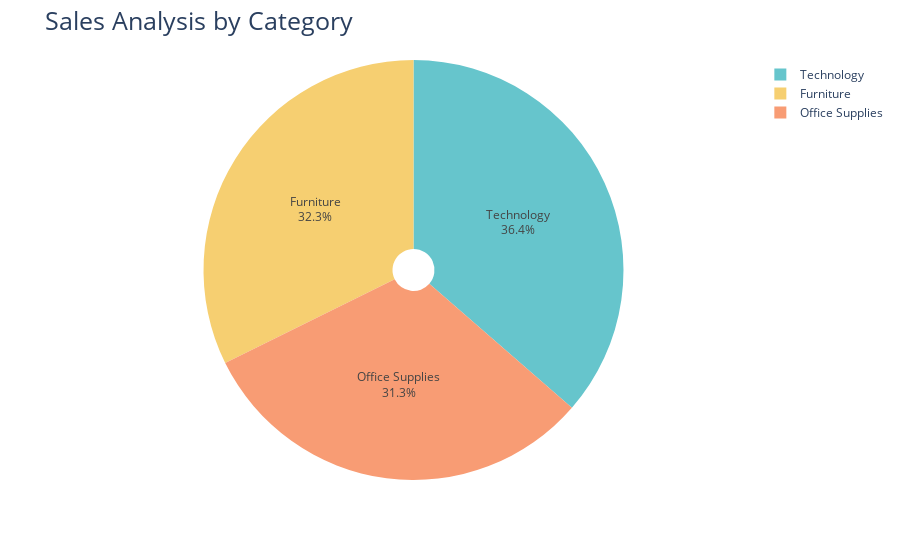

Notebook code for this chart:
### Markdown cell above
<!-- Sales Analysis By Category -->

### Code cell
sales_by_category = data.groupby('Category')['Sales'].sum().reset_index()
fig = px.pie(sales_by_category, values='Sales', names='Category', hole= 0.1, color_discrete_sequence= px.colors.qualitative.Pastel)
fig.update_traces(textposition= 'inside', textinfo= 'percent+label')
fig.update_layout(title_text='Sales Analysis by Category', title_font=dict(size=25))
fig.show()
sales_by_category

### Figure 1 — Plotly figure (JSON) as saved in the notebook; plotly's stock layout.template omitted (floating-point values rounded to 4 significant figures)
{"data": [{"domain": {"x": [0, 1], "y": [0, 1]}, "hole": 0.1, "hovertemplate": "Category=%{label}<br>Sales=%{value}<extra></extra>", "labels": ["Furniture", "Office Supplies", "Technology"], "legendgroup": "", "name": "", "showlegend": true, "textinfo": "percent+label", "textposition": "inside", "type": "pie", "values": [742000.0, 719000.0, 836200.0]}], "layout": {"legend": {"tracegroupgap": 0}, "margin": {"t": 60}, "piecolorway": ["rgb(102, 197, 204)", "rgb(246, 207, 113)", "rgb(248, 156, 116)", "rgb(220, 176, 242)", "rgb(135, 197, 95)", "rgb(158, 185, 243)", "rgb(254, 136, 177)", "rgb(201, 219, 116)", "rgb(139, 224, 164)", "rgb(180, 151, 231)", "rgb(179, 179, 179)"], "title": {"font": {"size": 25}, "text": "Sales Analysis by Category"}}}
